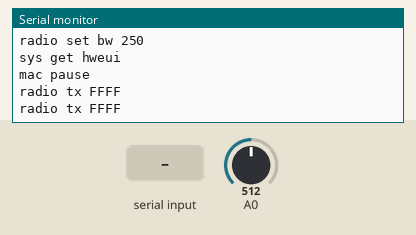
Simulated run of this sketch. Board: Arduino Uno, built with avr-gcc and run on an emulated ATmega328P. Parts: the last lines printed to the serial monitor. Inputs (shaded band) come from the test bench; at power-on: A0 = 512.

Above: at 1.4 s.
1.5 s: "1\n" received over the second serial link
At 3.1 s:
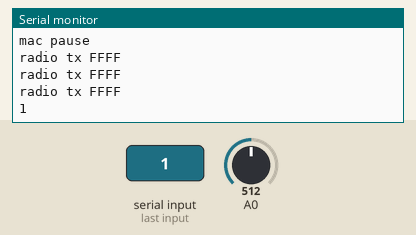
3.7 s: "0\n" received over the second serial link
At 5.1 s:
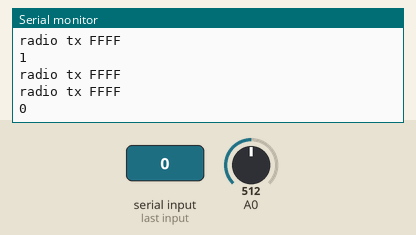

The sketch:

lora_sender.ino
```cpp
#include <SoftwareSerial.h>
SoftwareSerial loraSerial (2, 3); //rx 2 tx 3

String inputString = "";

void setup() {
  // put your setup code here, to run once:
  loraSerial.begin(57600);
  Serial.begin(9600);

  RN2483_init();

}

void loop() {

 for(int i='A'; i<='F';i++){
  String is;
  String temp;
  int val = analogRead(A0);
  is = String("FFFF");

  is = "radio tx " + is;
  sendmsg(is);
  delay(1000);
 }
}

void RN2483_init(){
  sendcmd("sys reset");
  sendcmd("radio set mod lora");
  sendcmd("radio set freq 868100000");
  sendcmd("radio set pwr 14");
  sendcmd("radio set sf sf12");
  sendcmd("radio set afcbw 125");
  sendcmd("radio set rxbw 250");
  sendcmd("radio set fdev 5000");
  sendcmd("radio set prlen 8");
  sendcmd("radio set crc on");
  sendcmd("radio set cr 4/8");
  sendcmd("radio set wdt 0");
  sendcmd("radio set sync 12");
  sendcmd("radio set bw 250");
  sendcmd("sys get hweui");
  sendcmd("mac pause");
}

void sendcmd(String data){
  Serial.println(data);
  loraSerial.println(data);
  if(loraSerial.available() > 0) {
    inputString = loraSerial.readStringUntil('\n');
    Serial.println(inputString);
  }
}

void sendmsg(String data){
  Serial.println(data);
  loraSerial.println(data);
  if(loraSerial.available() > 0) {
    inputString = loraSerial.readStringUntil('\n');
    Serial.println(inputString);
  }
  if(loraSerial.available() > 0) {
    inputString = loraSerial.readStringUntil('\n');
    Serial.println(inputString);
  }
  /*
  // radio rx command has two responses, command and transmision
  Serial.println(Serial1.readStringUntil('\n')); // command response
  Serial.println(Serial1.readStringUntil('\n')); // transmision repsonse
  */
}

String strtohex(String data){
  String sh;
  char ch;
  for (int i=0;i<data.length();i++){
    ch = data.charAt(i);
    sh += String(ch,HEX);
  }
  return sh;
}
```

Measured:
- after the input at 1.5 s, the serial monitor: prints a new line after 0.77 s (image 1)
- after the input at 3.7 s, the serial monitor: prints a new line after 0.57 s (image 2)
